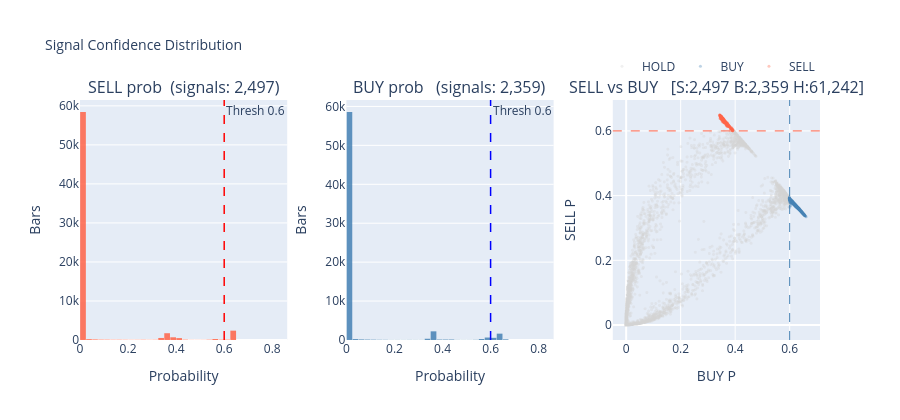

The notebook cell this image was saved under:
### Code cell
# Signal Confidence Distribution
n_buy  = (preds['raw_signal'] ==  1).sum()
n_sell = (preds['raw_signal'] == -1).sum()
n_hold = (preds['raw_signal'] ==  0).sum()
bins   = dict(start=0, end=1, size=0.025)

fig = make_subplots(rows=1, cols=3,
    subplot_titles=(
        f'SELL prob  (signals: {n_sell:,})',
        f'BUY prob   (signals: {n_buy:,})',
        f'SELL vs BUY   [S:{n_sell:,} B:{n_buy:,} H:{n_hold:,}]',
    ),
    horizontal_spacing=0.08,
)

fig.add_trace(go.Histogram(x=preds['sell_prob'], xbins=bins,
    marker_color='tomato', opacity=0.85, name='SELL', showlegend=False), row=1, col=1)
fig.add_vline(x=SELL_THRESHOLD, line=dict(color='red', dash='dash', width=1.5),
    annotation_text=f'Thresh {SELL_THRESHOLD}', annotation_position='top right', row=1, col=1)

fig.add_trace(go.Histogram(x=preds['buy_prob'], xbins=bins,
    marker_color='steelblue', opacity=0.85, name='BUY', showlegend=False), row=1, col=2)
fig.add_vline(x=BUY_THRESHOLD, line=dict(color='blue', dash='dash', width=1.5),
    annotation_text=f'Thresh {BUY_THRESHOLD}', annotation_position='top right', row=1, col=2)

colour_map = {1: 'steelblue', -1: 'tomato', 0: 'lightgrey'}
label_map  = {1: 'BUY',       -1: 'SELL',   0: 'HOLD'}
for sig_val in [0, 1, -1]:
    mask = preds['raw_signal'] == sig_val
    fig.add_trace(go.Scattergl(
        x=preds.loc[mask, 'buy_prob'], y=preds.loc[mask, 'sell_prob'],
        mode='markers', marker=dict(color=colour_map[sig_val], size=3, opacity=0.35),
        name=label_map[sig_val]), row=1, col=3)

fig.add_vline(x=BUY_THRESHOLD,  line=dict(color='steelblue', dash='dash', width=1), row=1, col=3)
fig.add_hline(y=SELL_THRESHOLD, line=dict(color='tomato',    dash='dash', width=1), row=1, col=3)

fig.update_layout(title_text='Signal Confidence Distribution', title_font_size=14,
                  height=420, bargap=0.05,
                  legend=dict(orientation='h', yanchor='bottom', y=1.08, xanchor='right', x=1))
fig.update_xaxes(title_text='Probability', row=1, col=1)
fig.update_xaxes(title_text='Probability', row=1, col=2)
fig.update_xaxes(title_text='BUY P', row=1, col=3)
fig.update_yaxes(title_text='Bars',  row=1, col=1)
fig.update_yaxes(title_text='Bars',  row=1, col=2)
fig.update_yaxes(title_text='SELL P', row=1, col=3)
fig.show()

### Figure 1 — Plotly figure (JSON) as saved in the notebook; plotly's stock layout.template omitted (floating-point values rounded to 4 significant figures; data arrays with more than 128 entries replaced by an {"elided": "..."} marker saying what was removed)
{"data": [{"marker": {"color": "tomato"}, "name": "SELL", "opacity": 0.85, "showlegend": false, "type": "histogram", "x": {"elided": "66098 float values"}, "xaxis": "x", "xbins": {"end": 1, "size": 0.025, "start": 0}, "yaxis": "y"}, {"marker": {"color": "steelblue"}, "name": "BUY", "opacity": 0.85, "showlegend": false, "type": "histogram", "x": {"elided": "66098 float values"}, "xaxis": "x2", "xbins": {"end": 1, "size": 0.025, "start": 0}, "yaxis": "y2"}, {"marker": {"color": "lightgrey", "opacity": 0.35, "size": 3}, "mode": "markers", "name": "HOLD", "type": "scattergl", "x": {"elided": "61242 float values"}, "xaxis": "x3", "y": {"elided": "61242 float values"}, "yaxis": "y3"}, {"marker": {"color": "steelblue", "opacity": 0.35, "size": 3}, "mode": "markers", "name": "BUY", "type": "scattergl", "x": {"elided": "2359 float values"}, "xaxis": "x3", "y": {"elided": "2359 float values"}, "yaxis": "y3"}, {"marker": {"color": "tomato", "opacity": 0.35, "size": 3}, "mode": "markers", "name": "SELL", "type": "scattergl", "x": {"elided": "2497 float values"}, "xaxis": "x3", "y": {"elided": "2497 float values"}, "yaxis": "y3"}], "layout": {"annotations": [{"font": {"size": 16}, "showarrow": false, "text": "SELL prob  (signals: 2,497)", "x": 0.14, "xanchor": "center", "xref": "paper", "y": 1, "yanchor": "bottom", "yref": "paper"}, {"font": {"size": 16}, "showarrow": false, "text": "BUY prob   (signals: 2,359)", "x": 0.5, "xanchor": "center", "xref": "paper", "y": 1, "yanchor": "bottom", "yref": "paper"}, {"font": {"size": 16}, "showarrow": false, "text": "SELL vs BUY   [S:2,497 B:2,359 H:61,242]", "x": 0.86, "xanchor": "center", "xref": "paper", "y": 1, "yanchor": "bottom", "yref": "paper"}, {"showarrow": false, "text": "Thresh 0.6", "x": 0.6, "xanchor": "left", "xref": "x", "y": 1, "yanchor": "top", "yref": "y domain"}, {"showarrow": false, "text": "Thresh 0.6", "x": 0.6, "xanchor": "left", "xref": "x2", "y": 1, "yanchor": "top", "yref": "y2 domain"}], "bargap": 0.05, "height": 420, "legend": {"orientation": "h", "x": 1, "xanchor": "right", "y": 1.08, "yanchor": "bottom"}, "shapes": [{"line": {"color": "red", "dash": "dash", "width": 1.5}, "type": "line", "x0": 0.6, "x1": 0.6, "xref": "x", "y0": 0, "y1": 1, "yref": "y domain"}, {"line": {"color": "blue", "dash": "dash", "width": 1.5}, "type": "line", "x0": 0.6, "x1": 0.6, "xref": "x2", "y0": 0, "y1": 1, "yref": "y2 domain"}, {"line": {"color": "steelblue", "dash": "dash", "width": 1}, "type": "line", "x0": 0.6, "x1": 0.6, "xref": "x3", "y0": 0, "y1": 1, "yref": "y3 domain"}, {"line": {"color": "tomato", "dash": "dash", "width": 1}, "type": "line", "x0": 0, "x1": 1, "xref": "x3 domain", "y0": 0.6, "y1": 0.6, "yref": "y3"}], "title": {"font": {"size": 14}, "text": "Signal Confidence Distribution"}, "xaxis": {"anchor": "y", "domain": [0, 0.28], "title": {"text": "Probability"}}, "xaxis2": {"anchor": "y2", "domain": [0.36, 0.64], "title": {"text": "Probability"}}, "xaxis3": {"anchor": "y3", "domain": [0.72, 1], "title": {"text": "BUY P"}}, "yaxis": {"anchor": "x", "domain": [0, 1], "title": {"text": "Bars"}}, "yaxis2": {"anchor": "x2", "domain": [0, 1], "title": {"text": "Bars"}}, "yaxis3": {"anchor": "x3", "domain": [0, 1], "title": {"text": "SELL P"}}}}
